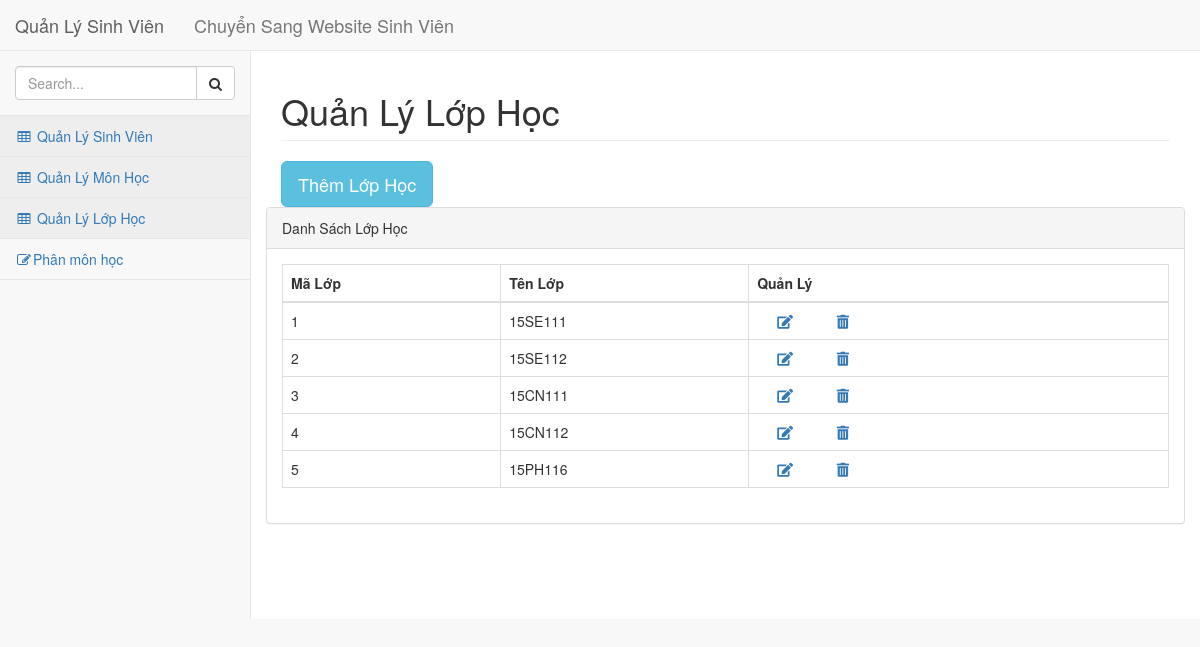
The page /quanlysv/index.php?a=themlop on the database its author committed.
### tables this page shows
CREATE TABLE `tbllop` (
  `MaLop` int(11) NOT NULL,
  `TenLop` varchar(11) NOT NULL
);

### quanlysv/themlophoc.php (the view, shortened to what this page needs)
<?php
$sql_lop = "SELECT * FROM `tbllop`";
$query_lop = mysqli_query($connect, $sql_lop);
?>
<div id="page-wrapper">
    <div class="row">
        <div class="col-lg-12">
            <h1 class="page-header">Quản Lý Lớp Học</h1>
            <button type="button" class="btn btn-info btn-lg" data-toggle="modal" data-target="#myModal">Thêm Lớp Học</button>
        </div>
    </div>
    <div class="row">
        <div class="col-lg-12">
            <div class="panel panel-default">
                <div class="panel-heading">
                    Danh Sách Lớp Học
                </div>
                <div class="panel-body">
                    <table class="table table-bordered">
                        <thead>
                            <tr>
                                <th>Mã Lớp</th>
                                <th>Tên Lớp</th>
                                <th>Quản Lý</th>
                            </tr>
                        </thead>
                        <tbody>
                            <?php  while($rowlop = mysqli_fetch_array($query_lop)){
                            ?>
                            <tr>
                                <td><?= $rowlop['MaLop'] ?></td>
                                <td><?= $rowlop['TenLop'] ?></td>
                                <td>
                                    <a href="#"> <i class="fas fa-edit" style="margin:0px 20px" data-toggle="modal" data-target="#myModal<?= $rowlop['MaLop'] ?>" ></i> </a>
                                    <a href="/admin/xoaSanPham/<%= sp._id %>" onclick="return confirm('Bạn có chắc muốn xóa không?');" >
                                        <i class="fas fa-trash-alt" style="margin:0px 20px" ></i>
                                    </a>
                                </td>
                            </tr>
                            <?php } ?>
                        </tbody>
                    </table>
                </div>
            </div>
        </div>
    </div>
</div>

### rows shown on the page
tbllop: MaLop "1", TenLop "15SE111"
tbllop: MaLop "2", TenLop "15SE112"
tbllop: MaLop "3", TenLop "15CN111"
tbllop: MaLop "4", TenLop "15CN112"
tbllop: MaLop "5", TenLop "15PH116"
